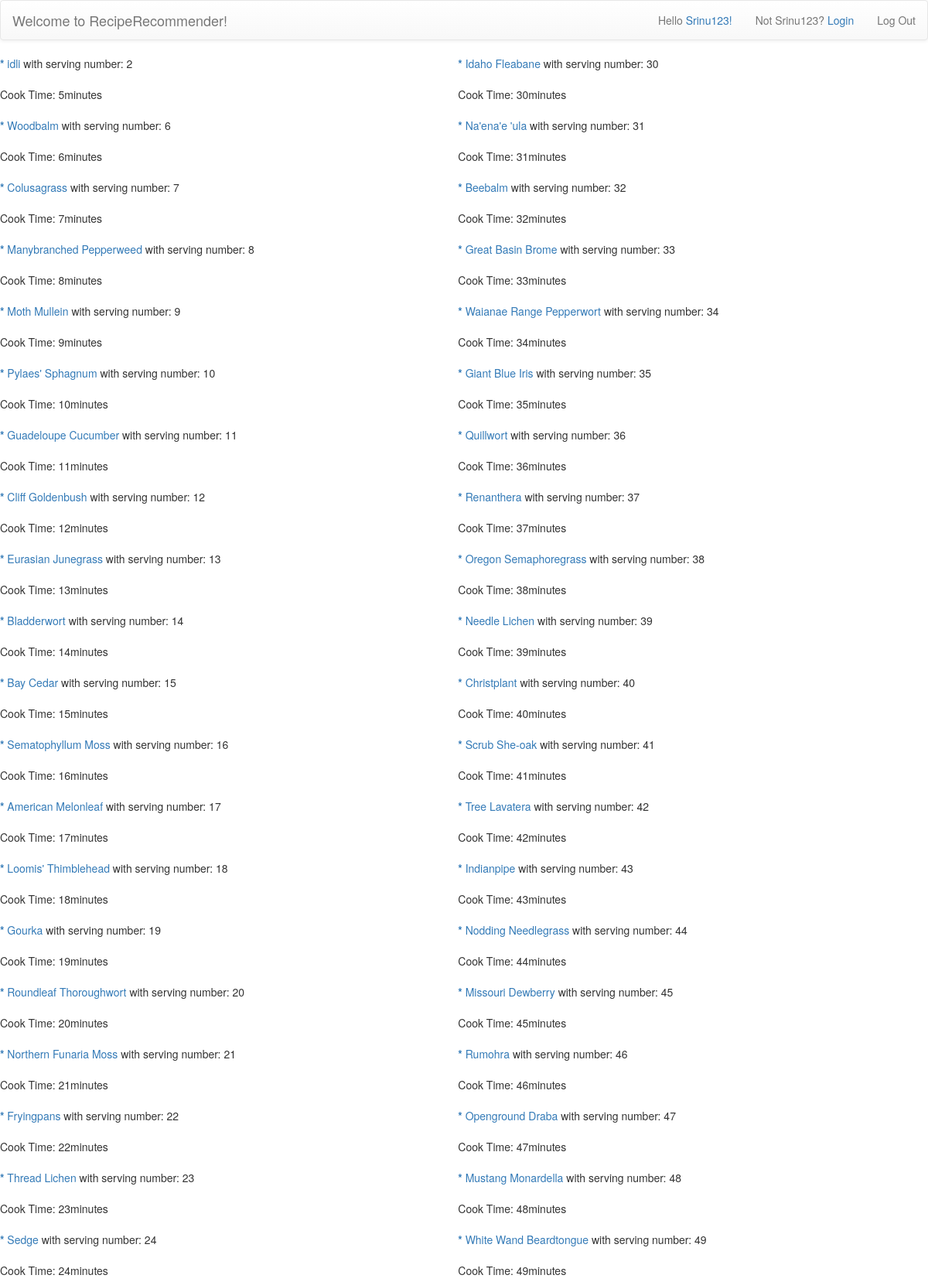
Screenshot of /Search.php (signed in, upper part) with the database file from the repository.
### tables this page shows
CREATE TABLE `recipe` (
  `rid` mediumint(9) NOT NULL,
  `uname` varchar(40) DEFAULT NULL,
  `rtitle` varchar(100) NOT NULL,
  `rServNum` int(11) DEFAULT NULL,
  `rCookTime` int(11) DEFAULT NULL,
  `rSteps` varchar(1200) DEFAULT NULL,
  `rtime` datetime DEFAULT NULL
);

### Search.php (the view, shortened to what this page needs)
<!DOCTYPE html>
<html>
<head>
<link rel="stylesheet" href="https://maxcdn.bootstrapcdn.com/bootstrap/3.3.7/css/bootstrap.min.css">
<link rel="stylesheet" href="https://maxcdn.bootstrapcdn.com/bootstrap/3.3.7/css/bootstrap-theme.min.css">
<?php
	$keyword =$_SESSION['rkeyword'];
	$query="select * from recipe where rtitle LIKE '%".$keyword."%' OR rSteps LIKE '%".$keyword."%' or rid in (select rid from recipeTag natural join Tag where  tname LIKE '%".$keyword."%')";
	$result = mysqli_query($con,$query);
	if ($result) $num = mysqli_num_rows($result);
	else { echo "false query";}
?>
</head>
<body>
<nav class="navbar navbar-default" role="navigation">
    <div class="container-fluid">
        <div class="navbar-header">
            <a class="navbar-brand" href="index.php"> Welcome to RecipeRecommender!</a>
        </div>
        <div class="pull-right" id="navbar1">
            <ul class="nav navbar-nav navbar-right">
                <?php if (isset($_SESSION['uname'])) { ?>
                <li><p class="navbar-text">Hello <a href="UserInfo.php"><?php echo $_SESSION['uname']."!"; ?></a></p></li>
                <li><p class="navbar-text">Not  <?php echo $_SESSION['uname']."? "; ?><a href="login.php">Login</a></p></li>
                <li><a href="logout.php">Log Out</a></li>
                <?php } else { ?>
                <li><a href="login.php">Login</a></li>
                <li><a href="register.php">Sign Up</a></li>
                <?php } ?>
            </ul>
        </div>
    </div>
</nav>
<table width="100%">
<tr>
<?php
	if(isset($num)){
	if($num == 0) echo '<div class="alert alert-danger"><strong> "No recipe is found. Please try again in <a href="index.php"> home page.</a>"</strong>'.'</div> ';
	else {
		while($row = mysqli_fetch_assoc($result)){
    		$narray[] = $row;
		}
    	$rowCount = 0;
    	$max_recipe = $num;
  		$max_column = 2;
  		if ($max_recipe % $max_column == 0) {
  			$max_per_column=$max_recipe/$max_column;
  		} else {
  			$max_per_column=$max_recipe/$max_column +1;
  		}
    	foreach($narray as $key => $value) if ($rowCount < $max_recipe) { ?>
   		<?php if($rowCount % $max_per_column == 0) {  ?>
     	<td><table>
   		<?php }
		$rid = $value["rid"];
		$rtitle = $value["rtitle"];
			$rServNum= $value["rServNum"];
			$rCookTime= $value["rCookTime"];
			$resultim = mysqli_query($con, "SELECT RecipeImgDir FROM RecipeImg WHERE rid = '" . $rid. "' limit 1");
			if (mysqli_num_rows($resultim)==1){
				$rowIm = mysqli_fetch_array($resultim);
				$MyPhoto=  $rowIm['RecipeImgDir'];
				$iId = "<img src= 'http://localhost/proj2/Images/".$MyPhoto."'width = 300/>";
			} else {
				$iId = '';
			}
			?>
       	<tr>
         <td><?php echo '<a href="recipe.php?rid=' . $rid . '">' ."<b>* </b>" . $rtitle. '</a>'." with serving number: ".$rServNum."<br>" .$iId . "<br> Cook Time: ".$rCookTime."minutes <br> <br>"; ?></td>
       	</tr>
       	<?php if($rowCount % $max_per_column == $max_per_column -1) {  ?>
     		</table></td>
   		<?php } ?>
		<?php $rowCount++; }
	}}?>
</tr>
</table>
</body>
</html>

### rows the page displays
recipe: rtitle "idli", rServNum "2", rCookTime "5"
recipe: rtitle "Woodbalm", rServNum "6", rCookTime "6"
recipe: rtitle "Colusagrass", rServNum "7", rCookTime "7"
recipe: rtitle "Manybranched Pepperweed", rServNum "8", rCookTime "8"
recipe: rtitle "Moth Mullein", rServNum "9", rCookTime "9"
recipe: rtitle "Pylaes' Sphagnum", rServNum "10", rCookTime "10"
recipe: rtitle "Guadeloupe Cucumber", rServNum "11", rCookTime "11"
recipe: rtitle "Cliff Goldenbush", rServNum "12", rCookTime "12"
recipe: rtitle "Eurasian Junegrass", rServNum "13", rCookTime "13"
recipe: rtitle "Bladderwort", rServNum "14", rCookTime "14"
recipe: rtitle "Bay Cedar", rServNum "15", rCookTime "15"
recipe: rtitle "Sematophyllum Moss", rServNum "16", rCookTime "16"
recipe: rtitle "American Melonleaf", rServNum "17", rCookTime "17"
recipe: rtitle "Loomis' Thimblehead", rServNum "18", rCookTime "18"
recipe: rtitle "Gourka", rServNum "19", rCookTime "19"
recipe: rtitle "Roundleaf Thoroughwort", rServNum "20", rCookTime "20"
recipe: rtitle "Northern Funaria Moss", rServNum "21", rCookTime "21"
recipe: rtitle "Fryingpans", rServNum "22", rCookTime "22"
recipe: rtitle "Thread Lichen", rServNum "23", rCookTime "23"
recipe: rtitle "Sedge", rServNum "24", rCookTime "24"
recipe: rtitle "Idaho Fleabane", rServNum "30", rCookTime "30"
recipe: rtitle "Na'ena'e 'ula", rServNum "31", rCookTime "31"
recipe: rtitle "Beebalm", rServNum "32", rCookTime "32"
recipe: rtitle "Great Basin Brome", rServNum "33", rCookTime "33"
recipe: rtitle "Waianae Range Pepperwort", rServNum "34", rCookTime "34"
recipe: rtitle "Giant Blue Iris", rServNum "35", rCookTime "35"
recipe: rtitle "Quillwort", rServNum "36", rCookTime "36"
recipe: rtitle "Renanthera", rServNum "37", rCookTime "37"
recipe: rtitle "Oregon Semaphoregrass", rServNum "38", rCookTime "38"
recipe: rtitle "Needle Lichen", rServNum "39", rCookTime "39"
recipe: rtitle "Christplant", rServNum "40", rCookTime "40"
recipe: rtitle "Scrub She-oak", rServNum "41", rCookTime "41"
recipe: rtitle "Tree Lavatera", rServNum "42", rCookTime "42"
recipe: rtitle "Indianpipe", rServNum "43", rCookTime "43"
recipe: rtitle "Nodding Needlegrass", rServNum "44", rCookTime "44"
recipe: rtitle "Missouri Dewberry", rServNum "45", rCookTime "45"
recipe: rtitle "Rumohra", rServNum "46", rCookTime "46"
recipe: rtitle "Openground Draba", rServNum "47", rCookTime "47"
recipe: rtitle "Mustang Monardella", rServNum "48", rCookTime "48"
recipe: rtitle "White Wand Beardtongue", rServNum "49", rCookTime "49"

### other values shown
$_SESSION['uname'] "Srinu123"
